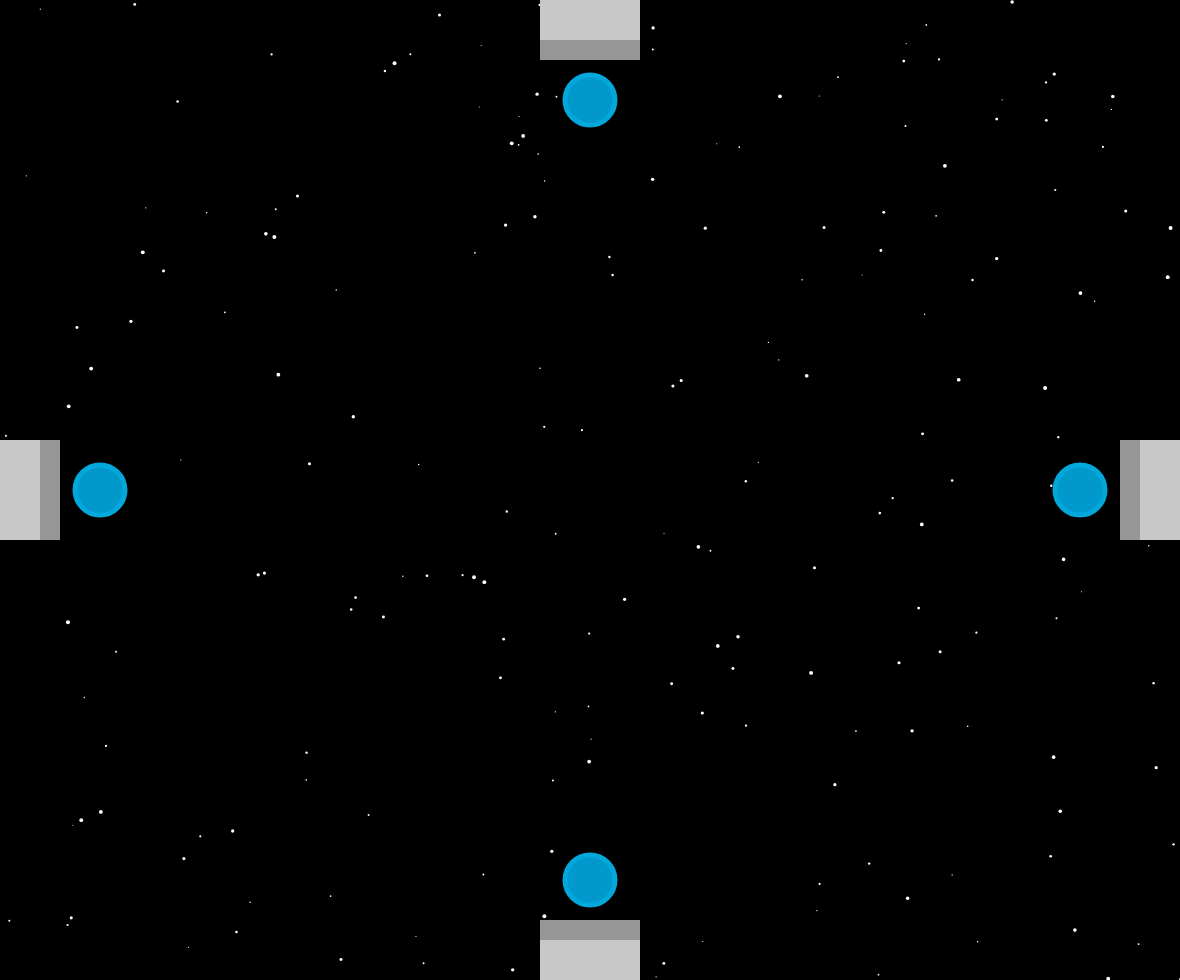
Frame 1 (no input)
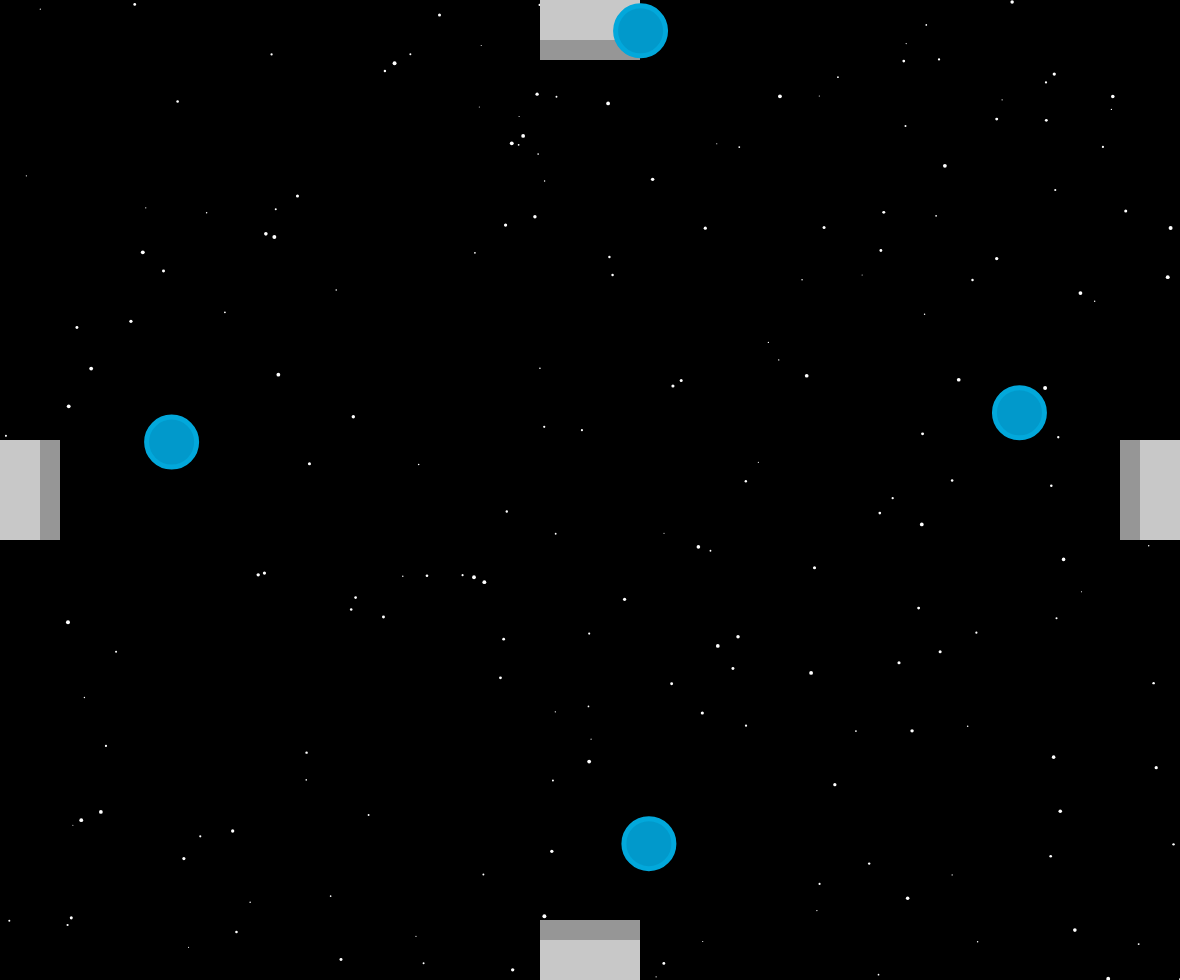
Frame 60 (no input)
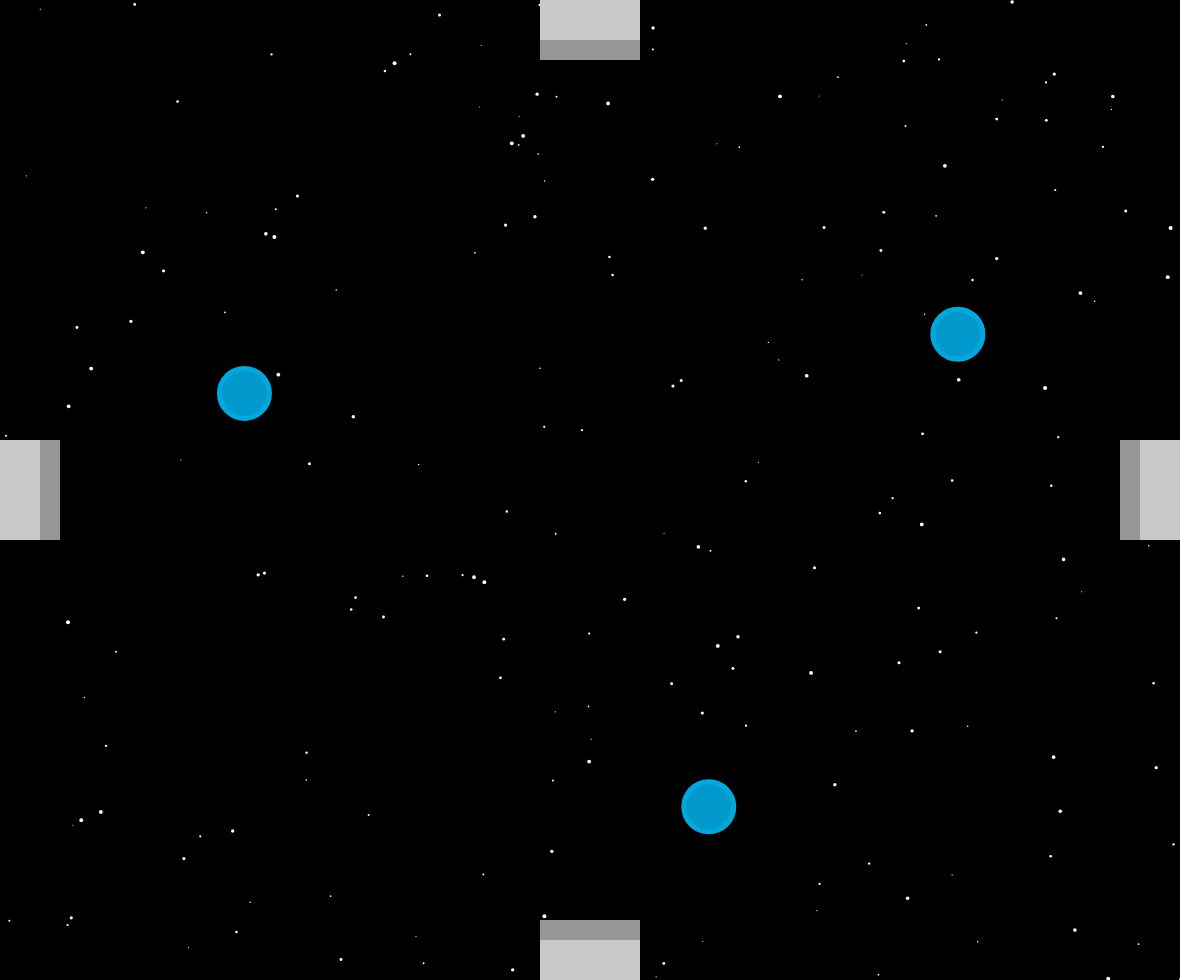
Frame 120 (the mouse pressed at the canvas centre since frame 60)

The p5.js sketch that drew these frames (run headless with seeded random() and noise() and a simulated clock; from frame 60 on, the mouse is pressed at the canvas centre):

// p5.js sketch
// ── sketch.js
let drops = [];
let starX = [];
let starY = [];
let starSize = [];
let dropSize = 50;
let dropWeight = 5;
let dropletSize = 20;
let dropletWeight = 2;
let dropColor = '#0199CB';
let dropStrokeColor = '#02A8DB';

function setup() {
    createCanvas(windowWidth-20,windowHeight-20);
    dropTimer();

    // create an array to generate random x, y, and size values
    for( let num=0; num<200; num++ ){
        // create and push in a new random number
        starX.push( random( 0, width ) );
        starY.push( random( 0, height ) );
        starSize.push( random(1,4));
    }
}

function draw() {
    background(0);

    // use the star array to draw a stary background
    for( let idx=0; idx<starX.length; idx++ ){
        push();
        fill(255);
        noStroke();
        ellipse( starX[idx], starY[idx], starSize[idx]);
        pop();
    }

    //*** DRAW PIPES FOR DROPS **************
    // TOP PIPE
    noStroke();
    fill(200);
    rect((width/2)-50, 0, 100, 40);
    fill(150);
    rect((width/2)-50, 40, 100, 20);

    // BOTTOM PIPE
    noStroke();
    fill(200);
    rect((width/2)-50, height-40, 100, 40);
    fill(150);
    rect((width/2)-50, height-60, 100, 20);

    // LEFT PIPE
    noStroke();
    fill(200);
    rect(0, (height/2)-50, 40, 100);
    fill(150);
    rect(40, (height/2)-50, 20, 100);

    // RIGHT PIPE
    noStroke();
    fill(200);
    rect(width-40, (height/2)-50, 40, 100);
    fill(150);
    rect(width-60, (height/2)-50, 20, 100);
    //*** END PIPES**************************

    for (let i=0; i< drops.length; i++) {
        drops[i].dropCheck(drops, i);
        drops[i].display();
        drops[i].drift();
    }
}

function dropTimer() {

    // check the creation point near every pipe to see if clear of drops
    // if clear, create 3 drops every 2 seconds, each from a different pipe
    pipeCheck(width/2, 100);
    pipeCheck(width/2, height-100);
    pipeCheck(100, height/2);
    pipeCheck(width-100, height/2);
    setTimeout(dropTimer, 2000);
}

function pipeCheck(createX, createY){
    let create = true;
    for( let i = 0; i < drops.length; i++){
        let d = dist(createX, createY, drops[i].posX, drops[i].posY);
        let thresh = 110;
        if( d < thresh ) {
            create = false;
        }
    }
    if(create){
        let d1 = new Drop(createX, createY, dropColor, dropStrokeColor, dropSize, dropWeight);
        drops.push(d1);
    }
}

function mousePressed() {
    // make the drops check themselves
    // to see if the mouse is within them.
    for (let i = drops.length - 1; i >= 0; i--) {
        let destroyMe = drops[i].mouseCheck();
        if (destroyMe) {
            // remove larger drop
            drops.splice(i, 1);
            // create three droplets
            let dl1 = new Drop(mouseX, mouseY, dropColor, dropStrokeColor, dropletSize, dropletWeight);
            let dl2 = new Drop(mouseX-(dropletSize+5), mouseY+(dropletSize+5), dropColor, dropStrokeColor, dropletSize, dropletWeight);
            let dl3 = new Drop(mouseX+(dropletSize+5), mouseY+(dropletSize+5), dropColor, dropStrokeColor, dropletSize, dropletWeight);
            drops.push(dl1);
            drops.push(dl2);
            drops.push(dl3);
        }
    }
}

//*** DEFINE DROP CLASS ***********************************
class Drop {
    // basic info we will need for each drop
    constructor(tempX, tempY, tempColor, tempStroke, tempSize, tempStrokeWeight) {
        this.posX = tempX;
        this.posY = tempY;
        this.size = tempSize;
        this.rad = this.size / 2;
        this.deltaX = random(-2, 2);
        this.deltaY = random(-2, 2);
        this.color = color(tempColor);
        this.stroke = color(tempStroke);
        this.strokeWeight = tempStrokeWeight;
    }

    // describes what the drops will look like
    display() {
        stroke(this.stroke);
        strokeWeight(this.strokeWeight);
        fill(this.color);
        ellipse( this.posX, this.posY, this.size)

    }

    //describes drifting movement of the dropss
    drift() {
        this.posX = this.posX + this.deltaX;
        this.posY = this.posY + this.deltaY;
    }

    // checks if drops touch eachother. Sets them to bounce off of one another
    dropCheck(otherDrops, myId) {
        // for loop touches each of the drops in the array
        for (let n = 0; n < otherDrops.length; n++) {
            // if n != myId, then check for touching
            // otherwise, its ME and we need to skip
            if (n != myId) {
                let d = dist(this.posX, this.posY, otherDrops[n].posX, otherDrops[n].posY);
                let combinedR = this.rad + otherDrops[n].rad;

                if (d <= combinedR) {
                    this.deltaX *= -1;
                    this.deltaY *= -1;
                    // wanted drops to split into droplets when they touch but had problems coding
                    // also knew this would cause an issue when droplets touches
                    // i.e. droplets could infinitley spawn more droplets
                    // drops.splice( i, 1 );
                }
            }
        }
    }
    mouseCheck() {
        // get the distance between the mouse and the center of the drop
        let d = dist(this.posX, this.posY, mouseX, mouseY);
        // check if that distance is less than the drop radius
        // if it is, then the mouse if within
        if (d < this.rad) {
            return true;
        } else {
            return false;
        }
    }
}
//******************** END DROP CLASS
